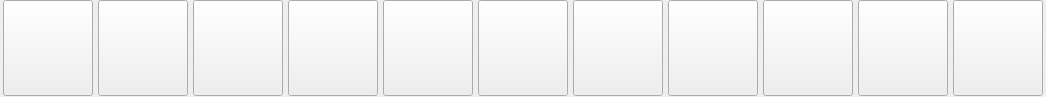
     <widget class="QWidget" name="widget" native="true">
      <property name="sizePolicy">
       <sizepolicy hsizetype="Expanding" vsizetype="Expanding">
        <horstretch>0</horstretch>
        <verstretch>0</verstretch>
       </sizepolicy>
      </property>
      <property name="minimumSize">
       <size>
        <width>1000</width>
        <height>54</height>
       </size>
      </property>
      <property name="maximumSize">
       <size>
        <width>16777215</width>
        <height>97</height>
       </size>
      </property>
      <property name="autoFillBackground">
       <bool>false</bool>
      </property>
      <layout class="QHBoxLayout" name="horizontalLayout">
       <property name="spacing">
        <number>5</number>
       </property>
       <property name="leftMargin">
        <number>3</number>
       </property>
       <property name="topMargin">
        <number>0</number>
       </property>
       <property name="rightMargin">
        <number>3</number>
       </property>
       <property name="bottomMargin">
        <number>1</number>
       </property>
       <item>
        <widget class="QPushButton" name="buttonLoadExperiment">
         <property name="sizePolicy">
          <sizepolicy hsizetype="Minimum" vsizetype="Maximum">
           <horstretch>0</horstretch>
           <verstretch>0</verstretch>
          </sizepolicy>
         </property>
         <property name="minimumSize">
          <size>
           <width>90</width>
           <height>53</height>
          </size>
         </property>
         <property name="maximumSize">
          <size>
           <width>1000</width>
           <height>1000</height>
          </size>
         </property>
         <property name="text">
          <string/>
         </property>
        </widget>
       </item>
       <item>
        <widget class="QPushButton" name="buttonLoadParquet">
         <property name="sizePolicy">
          <sizepolicy hsizetype="Minimum" vsizetype="Maximum">
           <horstretch>0</horstretch>
           <verstretch>0</verstretch>
          </sizepolicy>
         </property>
         <property name="minimumSize">
          <size>
           <width>90</width>
           <height>0</height>
          </size>
         </property>
         <property name="maximumSize">
          <size>
           <width>1000</width>
           <height>1000</height>
          </size>
         </property>
         <property name="text">
          <string/>
         </property>
        </widget>
       </item>
       <item>
        <widget class="QPushButton" name="buttonplotposition">
         <property name="sizePolicy">
          <sizepolicy hsizetype="Minimum" vsizetype="Maximum">
           <horstretch>0</horstretch>
           <verstretch>0</verstretch>
          </sizepolicy>
         </property>
         <property name="minimumSize">
          <size>
           <width>90</width>
           <height>0</height>
          </size>
         </property>
         <property name="maximumSize">
          <size>
           <width>1000</width>
           <height>1000</height>
          </size>
         </property>
         <property name="styleSheet">
          <string notr="true"/>
         </property>
         <property name="text">
          <string/>
         </property>
        </widget>
       </item>
       <item>
        <widget class="QPushButton" name="buttonEntropySurface">
         <property name="sizePolicy">
          <sizepolicy hsizetype="Minimum" vsizetype="Maximum">
           <horstretch>0</horstretch>
           <verstretch>0</verstretch>
          </sizepolicy>
         </property>
         <property name="minimumSize">
          <size>
           <width>90</width>
           <height>0</height>
          </size>
         </property>
         <property name="maximumSize">
          <size>
           <width>1000</width>
           <height>1000</height>
          </size>
         </property>
         <property name="autoFillBackground">
          <bool>false</bool>
         </property>
         <property name="styleSheet">
          <string notr="true"/>
         </property>
         <property name="text">
          <string/>
         </property>
        </widget>
       </item>
       <item>
        <widget class="QPushButton" name="buttonPCAFunction">
         <property name="sizePolicy">
          <sizepolicy hsizetype="Minimum" vsizetype="Maximum">
           <horstretch>0</horstretch>
           <verstretch>0</verstretch>
          </sizepolicy>
         </property>
         <property name="minimumSize">
          <size>
           <width>90</width>
           <height>0</height>
          </size>
         </property>
         <property name="maximumSize">
          <size>
           <width>1000</width>
           <height>1000</height>
          </size>
         </property>
         <property name="styleSheet">
          <string notr="true">font: 57 11pt &quot;Ubuntu&quot;;</string>
         </property>
         <property name="text">
          <string/>
         </property>
        </widget>
       </item>
       <item>
        <widget class="QPushButton" name="buttonCodonDecay">
         <property name="sizePolicy">
          <sizepolicy hsizetype="Minimum" vsizetype="Maximum">
           <horstretch>0</horstretch>
           <verstretch>0</verstretch>
          </sizepolicy>
         </property>
         <property name="minimumSize">
          <size>
           <width>90</width>
           <height>0</height>
          </size>
         </property>
         <property name="maximumSize">
          <size>
           <width>1000</width>
           <height>1000</height>
          </size>
         </property>
         <property name="styleSheet">
          <string notr="true">font: 57 11pt &quot;Ubuntu&quot;;</string>
         </property>
         <property name="text">
          <string/>
         </property>
        </widget>
       </item>
       <item>
        <widget class="QPushButton" name="buttonTsne">
         <property name="sizePolicy">
          <sizepolicy hsizetype="Minimum" vsizetype="Maximum">
           <horstretch>0</horstretch>
           <verstretch>0</verstretch>
          </sizepolicy>
         </property>
         <property name="minimumSize">
          <size>
           <width>90</width>
           <height>0</height>
          </size>
         </property>
         <property name="maximumSize">
          <size>
           <width>1000</width>
           <height>1000</height>
          </size>
         </property>
         <property name="text">
          <string/>
         </property>
        </widget>
       </item>
       <item>
        <widget class="QPushButton" name="buttonInterpolation">
         <property name="sizePolicy">
          <sizepolicy hsizetype="Minimum" vsizetype="Maximum">
           <horstretch>0</horstretch>
           <verstretch>0</verstretch>
          </sizepolicy>
         </property>
         <property name="minimumSize">
          <size>
           <width>90</width>
           <height>0</height>
          </size>
         </property>
         <property name="maximumSize">
          <size>
           <width>1000</width>
           <height>1000</height>
          </size>
         </property>
         <property name="text">
          <string/>
         </property>
        </widget>
       </item>
       <item>
        <widget class="QPushButton" name="gumbelButton">
         <property name="sizePolicy">
          <sizepolicy hsizetype="Minimum" vsizetype="Maximum">
           <horstretch>0</horstretch>
           <verstretch>0</verstretch>
          </sizepolicy>
         </property>
         <property name="minimumSize">
          <size>
           <width>90</width>
           <height>0</height>
          </size>
         </property>
         <property name="maximumSize">
          <size>
           <width>1000</width>
           <height>1000</height>
          </size>
         </property>
         <property name="text">
          <string/>
         </property>
        </widget>
       </item>
       <item>
        <widget class="QPushButton" name="buttonLVRV">
         <property name="sizePolicy">
          <sizepolicy hsizetype="Minimum" vsizetype="Maximum">
           <horstretch>0</horstretch>
           <verstretch>0</verstretch>
          </sizepolicy>
         </property>
         <property name="minimumSize">
          <size>
           <width>90</width>
           <height>0</height>
          </size>
         </property>
         <property name="maximumSize">
          <size>
           <width>1000</width>
           <height>1000</height>
          </size>
         </property>
         <property name="text">
          <string/>
         </property>
        </widget>
       </item>
       <item>
        <widget class="QPushButton" name="buttonClustering">
         <property name="minimumSize">
          <size>
           <width>90</width>
           <height>0</height>
          </size>
         </property>
         <property name="maximumSize">
          <size>
           <width>1000</width>
           <height>1000</height>
          </size>
         </property>
         <property name="text">
          <string/>
         </property>
        </widget>
       </item>
      </layout>
     </widget>
